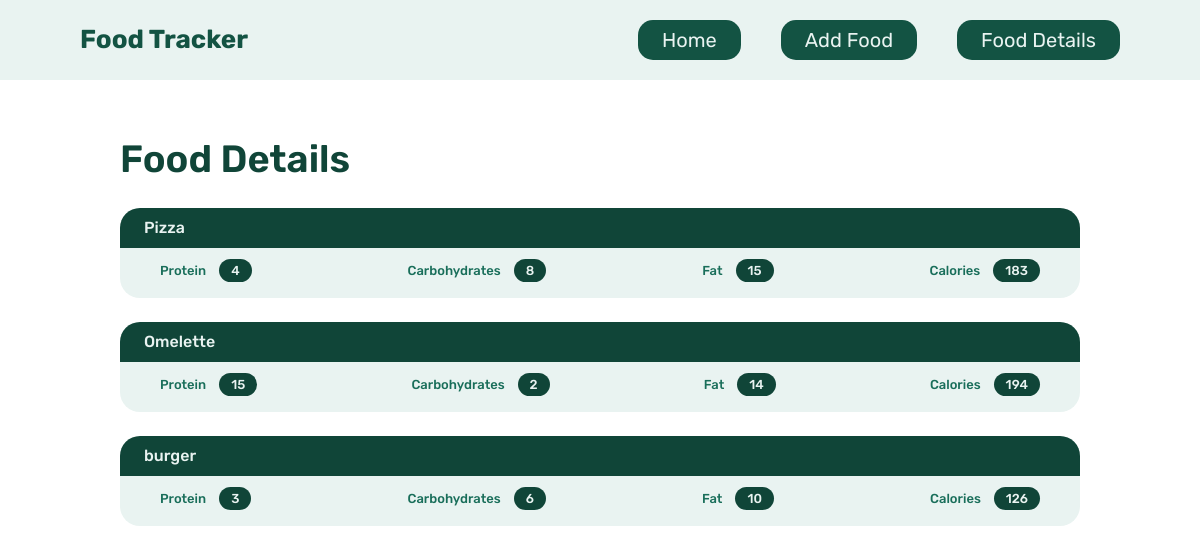
Page /food-details on the committed database.
### tables this page shows
CREATE TABLE food(
    id integer PRIMARY KEY AUTOINCREMENT,
    name text not null,
    fat integer not NULL,
    protein integer not null,
    carbs integer not null,
    calories integer not null
);

### app.py (the view)
@app.route('/food-details')
def foodDetails():
    db = get_db()
    cur = db.execute('select name, protein, carbs, fat, calories from food')
    results = cur.fetchall()
    return render_template('foods.html', results = results)

### app.py (called while the page is built)
def connect_db():
    sql = sqlite3.connect(r'C:\Users\anubh\Desktop\Flask Course\Food Tracker\database.db')
    sql.row_factory = sqlite3.Row
    return sql

def get_db():
    if not hasattr(g, 'sqlite_db'):
        g.sqlite_db = connect_db()
    return g.sqlite_db

### Templates/foods.html (shortened to what this page needs)
{% extends "base.html" %}
{% block body %}
<div class="food-details-container">
    <h2> Food Details </h2>
    {% for i in results %}
    <div class="individual-sub-container">
        <h3 class="date"> {{i.name}} </h3>
        <div class="totals">
            <ul class="totals-list">
                <li>Protein <span>{{i.protein}}</span></li>
                <li>Carbohydrates <span>{{i.carbs}}</span></li>
                <li>Fat <span>{{i.fat}}</span></li>
                <li>Calories <span>{{i.calories}}</span></li>
            </ul>
        </div>
    </div>
    {% endfor %}
</div>
{% endblock %}

### static/general.css (style rules this page uses)
* { margin: 0; padding: 0; box-sizing: border-box; }
html { font-size: 62.5%; }
body { font-family: "Rubik", sans-serif; line-height: 1; font-weight: 400; color: #555; position: relative; }

### static/styles.css (style rules this page uses)
.individual-sub-container { height: 9rem; background-color: #e9f3f1; margin-bottom: 2.4rem; border-radius: 20px; }
.date { font-size: 1.6rem; font-weight: 500; color: #e9f3f1; background-color: #104538; padding: 1.2rem 2.4rem; border-top-left-radius: 20px; border-top-right-radius: 20px; }
.totals { padding: 1.6rem 4rem; }
.totals-list { list-style: none; display: flex; justify-content: space-between; align-items: center; }
.totals-list li { font-size: 1.3rem; font-weight: 500; color: #196e5a; }
.totals-list li span { background-color: #104538; padding: 0.4rem 1.2rem; color: #e9f3f1; margin-left: 1rem; border-radius: 30px; }
h2 { font-size: 3.8rem; color: #104538; margin: 6rem auto; margin-bottom: 3rem; font-weight: 600; }
.food-details-container { width: 80%; margin: 0 auto; }

### rows in the picture
food: name "Pizza", protein "4", carbs "8", fat "15", calories "183"
food: name "Omelette", protein "15", carbs "2", fat "14", calories "194"
food: name "burger", protein "3", carbs "6", fat "10", calories "126"
